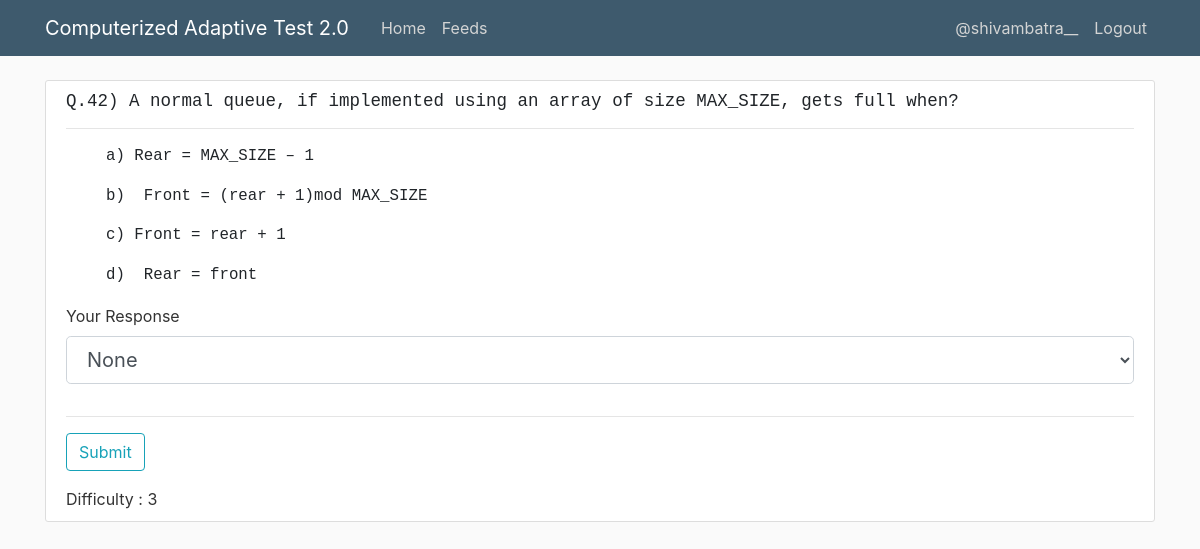
The page /test (signed in) on the database its author committed.
### AdaptiveTest/models.py (models this page shows, shortened)
class User(db.Model , UserMixin) :
    id = db.Column(db.Integer , primary_key = True)
    name = db.Column(db.String(40) , nullable = False , default = 'Unnamed')
    username = db.Column(db.String(20) , unique = True , nullable = False)
    gender = db.Column(db.String(10)  , nullable = False)
    password = db.Column(db.String(60) , nullable = False)
    no_of_test = db.Column(db.Integer , nullable = False , default = 0)
    results = db.relationship('Result' , backref='candidate' , lazy = True)

class Question(db.Model) :
    id = db.Column(db.Integer , primary_key = True)
    subject = db.Column(db.String(30) , nullable = False)
    difficulty = db.Column(db.Integer , nullable = False)
    ques = db.Column(db.Text , nullable = False)
    option_1 = db.Column(db.String(100) , nullable = False)
    option_2 = db.Column(db.String(100) , nullable = False)
    option_3 = db.Column(db.String(100) , nullable = True)
    option_4 = db.Column(db.String(100) , nullable = True)
    correct = db.Column(db.Integer , nullable = False)

### AdaptiveTest/routes.py (the view)
@app.route('/test' , methods = ['GET' , 'POST'])
@login_required
def test_page() :
    count = 0
    form = TestForm()
    form.options.process_data(0)
    questions = list(Question.query.all())
    idx = randint(0,len(questions)-1)
    if not count :
        return render_template('test_page.html' , title = 'Test' , count = idx + 1 ,  question = questions[idx] , form = form)

### AdaptiveTest/forms.py
class TestForm(FlaskForm) :
    options = SelectField(
        'Your Response' , choices = [(0 , 'None') , (1 , 1) , (2 , 2) , (3 , 3) , (4 , 4)]
    )
    submit = SubmitField('Submit')

### AdaptiveTest/models.py (called while the page is built)
@login_manager.user_loader
def load_user(user_id) :
    return User.query.get(int(user_id))

### AdaptiveTest/templates/test_page.html (shortened to what this page needs)
{% extends 'base.html' %}
{% block content %}
    <div class="row justify-content-center">
        <div class="col-md-12">
            <div class="content-section">
                <div class="media">
                <div class="media-body">
                    <h5 class=""><pre>Q.{{ count }}) {{ question.ques }}</pre></h5>
                    <hr class="mt-2 mb-3"/>
                    <ul type="None">
                        <li class=""><pre>a) {{ question.option_1 }}</pre></li>
                        <li class=""><pre>b) {{ question.option_2 }}</pre></li>
                        {% if question.option_3 %}
                            <li class=""><pre>c) {{ question.option_3 }}</pre></li>
                        {% endif %}
                        {% if question.option_3 %}
                            <li class=""><pre>d) {{ question.option_4 }}</pre></li>
                        {% endif %}
                    </ul>
                    <form action="" method="POST">
                        <fieldset class="form-group">
                            <div class="form-group">
                                {{ form.options.label(class="form-control-label") }}
                                {{ form.options(class="form-control form-control-lg") }}
                            </div>
                        </fieldset>
                        <hr class="mt-2 mb-3"/>
                        <div class="form-group">
                            {{ form.submit(class="btn btn-outline-info") }}
                        </div>
                    </form>
                    <div>
                        Difficulty : {{ question.difficulty }}
                    </div>
                </div>
                </div>
            </div>
        </div>
    </div>
{% endblock content %}

### AdaptiveTest/templates/base.html (shortened to what this page needs)
<!DOCTYPE html>
<html lang="en">
<head>
    <link rel="stylesheet" href="https://maxcdn.bootstrapcdn.com/bootstrap/4.0.0/css/bootstrap.min.css">
    <link rel="stylesheet" href="{{ url_for('static' , filename= 'style.css')}}">
</head>
<body>
    <header class="site-header">
        <nav class="navbar navbar-expand-md navbar-dark bg-steel fixed-top">
          <div class="container">
            <a class="navbar-brand mr-4" href="/">Computerized Adaptive Test 2.0</a>
            <div class="collapse navbar-collapse" id="navbarToggle">
              <div class="navbar-nav mr-auto">
                <a class="nav-item nav-link" href="{{ url_for('home_page') }}">Home</a>
                <a class="nav-item nav-link" href="{{ url_for('feeds_page') }}">Feeds</a>
              </div>
              <div class="navbar-nav">
                  {% if current_user.is_authenticated %}
                    <a class="nav-item nav-link" href="{{ url_for('account' , username=current_user.username) }}">@{{ current_user.username }}</a>
                    <a class="nav-item nav-link" href="{{ url_for('logout') }}">Logout</a>
                  {% else %}
                    <a class="nav-item nav-link" href="{{ url_for('login_page') }}">Login</a>
                    <a class="nav-item nav-link" href="{{ url_for('register_page') }}">Register</a>
                  {% endif %}
              </div>
            </div>
          </div>
        </nav>
      </header>
      <div class="container">
        {% block content %} {% endblock content %}
    </div>
</body>
</html>

### AdaptiveTest/static/style.css (style rules this page uses)
body { background: #fafafa; color: #333333; margin-top: 5rem; }
h1, h2, h3, h4, h5, h6 { color: #444444; }
.bg-steel { background-color: #3e5a6d; }
.site-header .navbar-nav .nav-link { color: #d3d4d4; }
.content-section { background: #ffffff; padding: 10px 20px; border: 1px solid #dddddd; border-radius: 3px; margin-bottom: 20px; }
li { font-size: 18px; }
pre { white-space: pre-wrap; word-break: keep-all }

### rows shown on the page
User: username "shivambatra__"
Question: ques "A normal queue, if implemented using an array of size MAX_SIZE, gets full when?", option_1 "Rear = MAX_SIZE – 1", option_2 "Front = (rear + 1)mod MAX_SIZE", option_3 "Front = rear + 1", option_4 "Rear = front", difficulty "3"

### other values the page prints
{{ count }} "42"
